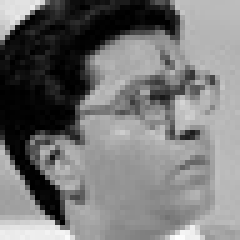
#> input picture data/image_dataset/test/angry/PrivateTest_22793925.jpg, 48 x 48 px, given as the content of the folder ../../../data/image_dataset/train/sad, which was not available (shown 5 times larger)
$ jupyter execute --allow-errors Logestic_Regression.ipynb
#> lines starting #> are read from the running program, lines starting #| are printed output that depends on the picture; pictures that were not available may be replaced by others from this repository, and a replacement may not be noted
[cell 1]
import os
import cv2
import numpy as np
import sklearn
from sklearn.model_selection import train_test_split
from sklearn.linear_model import LogisticRegression
from sklearn.metrics import accuracy_score, confusion_matrix
from sklearn.preprocessing import StandardScaler
from multiprocessing import Pool
from sklearn.linear_model import LogisticRegression
from sklearn.model_selection import GridSearchCV
from sklearn.metrics import accuracy_score
import numpy as np
from sklearn.preprocessing import MinMaxScaler
from skimage.feature import hog
import seaborn as sns
import matplotlib.pyplot as plt
from sklearn.linear_model import LogisticRegression

[cell 2]
#Parameters for HOG
original_image_size = (48, 48)
resized_image_size = (64, 64)  # Choose a larger size for resizing
blockSize = (16, 16)
blockStride = (8, 8)
cellSize = (8, 8)
nbins = 16
derivAperture = 1
winSigma = -1.
histogramNormType = 0
L2HysThreshold = 0.2
gammaCorrection = 1
nlevels = 64
signedGradient = True

#Create the HOG descriptor
hog = cv2.HOGDescriptor(resized_image_size, blockSize, blockStride, cellSize, nbins, derivAperture, winSigma,
                        histogramNormType, L2HysThreshold, gammaCorrection, nlevels, signedGradient)

[cell 3]
labels = ['sad', 'happy', 'surprise', 'angry','disgust' ]
data = []
target = []

for label in labels:
    for folder in ['train', 'test']:
        for file in os.listdir(f'../../../data/image_dataset/{folder}\\{label}'):
            img = cv2.imread(f'../../../data/image_dataset/{folder}\\{label}\\{file}', 0)
#> img is the input picture: shape (48, 48); min 0, max 255, mean 119.1
            # Resize the image
            if img is not None:
                img_resized = cv2.resize(img, resized_image_size)
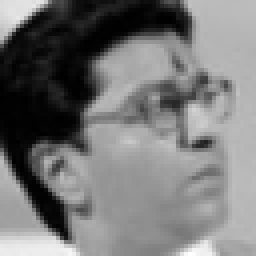
#> img_resized: shape (64, 64) (shown 4 times larger); min 0, max 255, mean 119
                features = hog.compute(img_resized)
#> features = 3136 values, max 0.542 at index 2703, min 0 at index 861, mean 0.0852
                data.append(features.flatten())
                target.append(label)
#> pass 2 of the loop `for label in labels:`:
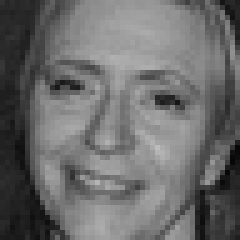
#> input picture data/image_dataset/test/happy/PrivateTest_12306951.jpg, 48 x 48 px, found by its file name (shown 5 times larger)
#> img is the input picture: shape (48, 48); min 7, max 188, mean 107.3
#> `img_resized = cv2.resize(img, resized_image_size)`:
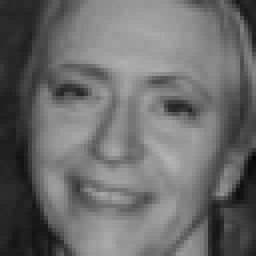
#> img_resized: shape (64, 64) (shown 4 times larger); min 7, max 181, mean 107.2
#> features = 3136 values, max 0.444 at index 897, min 0 at index 100, mean 0.0806

[cell 4]
X = np.array(data)
y = np.array(target)

X_train, X_test, y_train, y_test = train_test_split(X, y, test_size=0.3, random_state=42)

[cell 5]
scaler = StandardScaler()
X_train_scaled = scaler.fit_transform(X_train)
X_test_scaled = scaler.transform(X_test)

[cell 6]
model = LogisticRegression(solver="lbfgs", penalty='l2' , C=0.001 , max_iter=250)
model.fit(X_train_scaled, y_train)

[cell 7]
y_pred = model.predict(X_test_scaled)

test_accuracy  = accuracy_score(y_test, y_pred)
print(f'Training Accuracy: {test_accuracy  * 100:.2f}%')


y_train_pred = model.predict(X_train_scaled)

# Evaluate the training accuracy
train_accuracy = accuracy_score(y_train, y_train_pred)
print(f'Training Accuracy: {train_accuracy * 100:.2f}%')

[cell 8]
# Assuming you have the testing set (X_test_scaled, y_test)
y_pred = model.predict(X_test_scaled)

# Generate and print the confusion matrix for the testing set
conf_matrix_test = confusion_matrix(y_test, y_pred, labels=labels)
print("\nConfusion Matrix (Testing Set):")
print(conf_matrix_test)

# Plot the confusion matrix for the testing set
plt.figure(figsize=(8, 6))
sns.heatmap(conf_matrix_test, annot=True, fmt="d", cmap="Blues", xticklabels=labels, yticklabels=labels)
plt.title("Confusion Matrix (Testing Set)")
plt.xlabel("Predicted Label")
plt.ylabel("True Label")
plt.show()
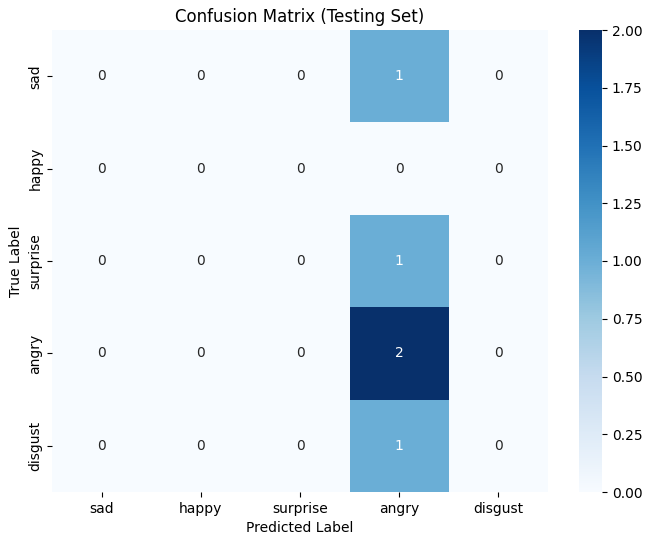
#> figure drawn by matplotlib, 2 panels

[cell 9]
from sklearn.metrics import roc_curve, auc

# Calculate the probabilities for each class
y_prob = model.predict_proba(X_test_scaled)

# Plot the ROC curve for each class
plt.figure(figsize=(8, 6))

for i in range(len(labels)):
    fpr, tpr, _ = roc_curve(y_test == labels[i], y_prob[:, i])
    roc_auc = auc(fpr, tpr)
    plt.plot(fpr, tpr, label=f'{labels[i]} (AUC = {roc_auc:.2f})')

plt.plot([0, 1], [0, 1], linestyle='--', color='gray', label='Random')
plt.xlabel('False Positive Rate')
plt.ylabel('True Positive Rate')
plt.title('Receiver Operating Characteristic (ROC) Curve')
plt.legend()
plt.show()
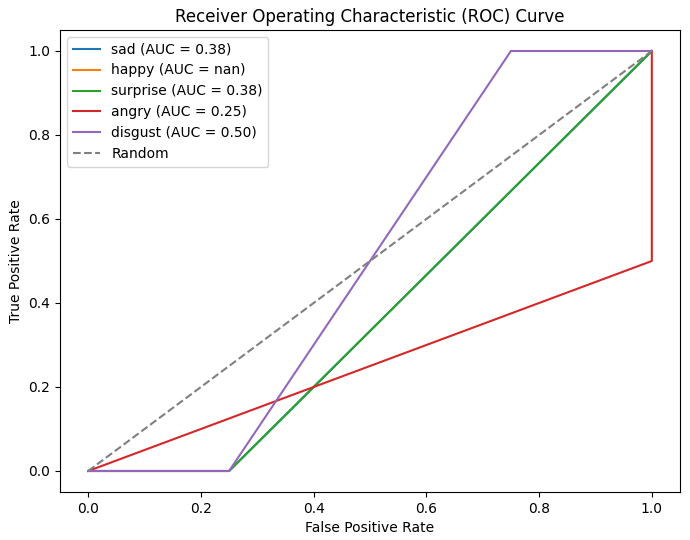
#> figure drawn by matplotlib, 1 panel
